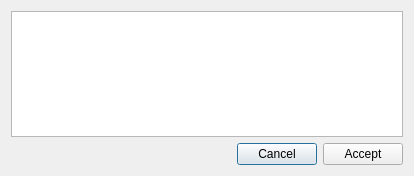
<?xml version="1.0" encoding="UTF-8"?>
<ui version="4.0">
 <class>activePluginsDialog</class>
 <widget class="QDialog" name="activePluginsDialog">
  <property name="geometry">
   <rect>
    <x>0</x>
    <y>0</y>
    <width>414</width>
    <height>176</height>
   </rect>
  </property>
  <property name="windowTitle">
   <string>Meggie - Active plugins</string>
  </property>
  <layout class="QGridLayout" name="gridLayout">
   <item row="0" column="0">
    <widget class="QListWidget" name="listWidgetPlugins">
     <property name="dragDropMode">
      <enum>QAbstractItemView::InternalMove</enum>
     </property>
     <property name="defaultDropAction">
      <enum>Qt::IgnoreAction</enum>
     </property>
     <property name="selectionMode">
      <enum>QAbstractItemView::MultiSelection</enum>
     </property>
    </widget>
   </item>
   <item row="1" column="0">
    <layout class="QHBoxLayout" name="horizontalLayout">
     <item>
      <spacer name="horizontalSpacer">
       <property name="orientation">
        <enum>Qt::Horizontal</enum>
       </property>
       <property name="sizeHint" stdset="0">
        <size>
         <width>40</width>
         <height>20</height>
        </size>
       </property>
      </spacer>
     </item>
     <item>
      <widget class="QPushButton" name="pushButtonCancel">
       <property name="text">
        <string>Cancel</string>
       </property>
      </widget>
     </item>
     <item>
      <widget class="QPushButton" name="pushButtonAccept">
       <property name="text">
        <string>Accept</string>
       </property>
      </widget>
     </item>
    </layout>
   </item>
  </layout>
 </widget>
 <tabstops>
  <tabstop>listWidgetPlugins</tabstop>
  <tabstop>pushButtonCancel</tabstop>
  <tabstop>pushButtonAccept</tabstop>
 </tabstops>
 <resources/>
 <connections>
  <connection>
   <sender>pushButtonAccept</sender>
   <signal>clicked()</signal>
   <receiver>activePluginsDialog</receiver>
   <slot>accept()</slot>
   <hints>
    <hint type="sourcelabel">
     <x>180</x>
     <y>255</y>
    </hint>
    <hint type="destinationlabel">
     <x>29</x>
     <y>240</y>
    </hint>
   </hints>
  </connection>
  <connection>
   <sender>pushButtonCancel</sender>
   <signal>clicked()</signal>
   <receiver>activePluginsDialog</receiver>
   <slot>reject()</slot>
   <hints>
    <hint type="sourcelabel">
     <x>117</x>
     <y>258</y>
    </hint>
    <hint type="destinationlabel">
     <x>57</x>
     <y>246</y>
    </hint>
   </hints>
  </connection>
 </connections>
</ui>
